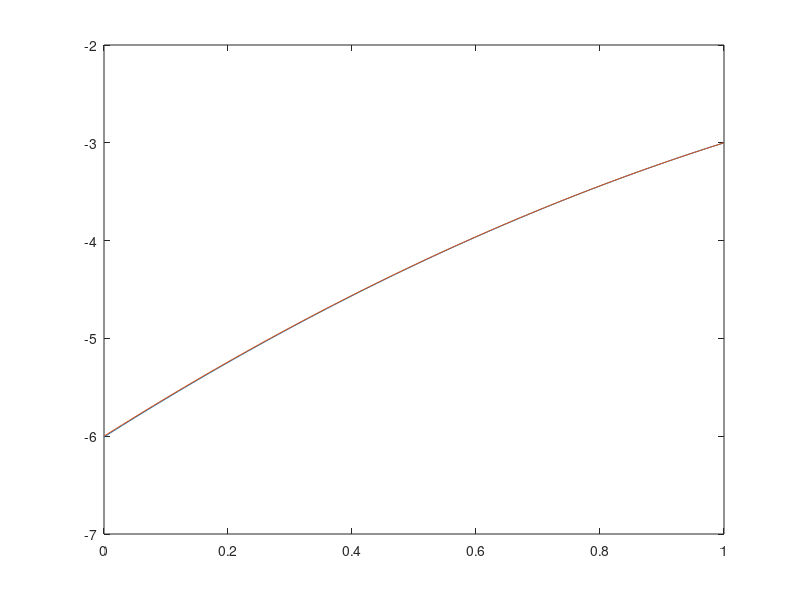
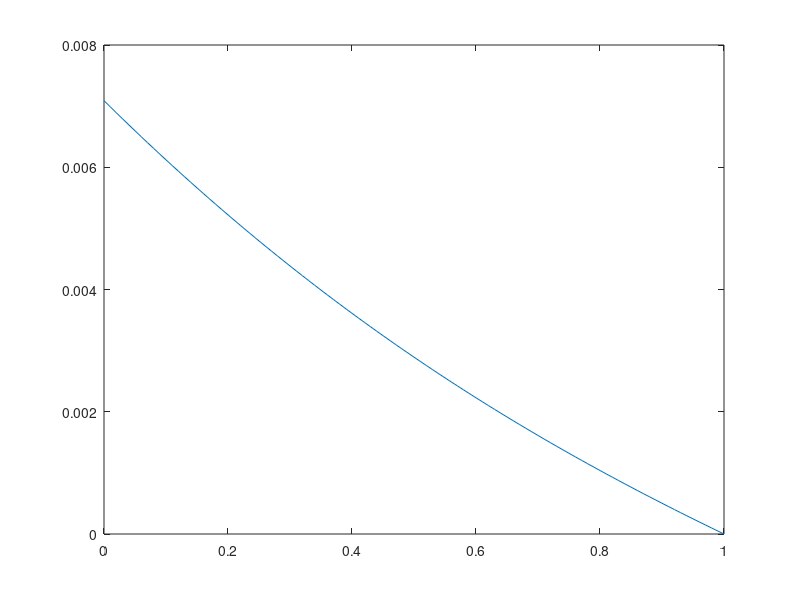

Here is the MATLAB script that generated these plots, in order:
% SCRIPT PARA LA RESOLUCIÓN DE UN PROBLEMA DE CONTORNO MEDIANTE EL MÉTODO DE TIRO
%
% Descripción del problema:
% Este script resuelve numéricamente el siguiente problema de valor de contorno
% lineal de segundo orden:
%
%     -x''(t) + (1 - t/2)x'(t) + x(t) = 0,   para t en el intervalo [0, 1]
%     x'(0) = 4
%     x(1) = -3
%
% Método de resolución:
% Se emplea el "Método de tiro" para transformar este problema de contorno en 
% la resolución de dos problemas de valor inicial (PVI) independientes:
%   - y_1(t) con valores iniciales (y_1(0), y_1'(0)) = (0, 4)
%   - y_2(t) con valores iniciales (y_2(0), y_2'(0)) = (1, 0)
%
% Ambos PVI se aproximan utilizando el Método de Euler explícito con N=100 
% subintervalos. Posteriormente, se combinan linealmente las soluciones para 
% forzar que se cumpla la condición final x(1) = -3.
%
% Finalmente, el script compara la aproximación con la solución exacta 
% analítica x(t) = -t^2 + 4t - 6, calcula el error máximo cometido en 
% la malla y representa gráficamente los resultados.


%Resolvemos y1
%el sistema es equivalente a 
%x' = y
%y' = (1-t/2)y +x
%con valor inicial (x(0),y(0)) = (0,4)
%Resolvemos y1
%el sistema es equivalente a 
%
%x' = y
%y' = (1-t/2)y +x
%con valor inicial (x(0),y(0)) = (0,4)

f = @(t,x) [x(2); (1-t/2)*x(2) + x(1)];  %x = [x,y]
intervalo = [0,1];
N= 100;
h = (intervalo(2)-intervalo(1))/N;
t = linspace(intervalo(1),intervalo(2),N+1)';


m_eulerExplicito = @(t,x) x + h*f(t,x)';



%Resolvemos y1
y1_0 = [0,4];
y_1(1,:) = y1_0; %y_1 = [y1,y1']

for i = 1:N
    y_1(i+1,:) = m_eulerExplicito(t(i), y_1(i,:));
end

%Resolvemos y2
y2_0 = [1,0];
y_2(1,:) = y2_0; %y_2 = [y2,y2']


for i = 1:N
    y_2(i+1,:) = m_eulerExplicito(t(i), y_2(i,:));
end

%Construimos la sol aproximada

x = y_1(:,1) + ((-3-y_1(end,1))/y_2(end,1))*y_2(:,1);
sol_exacta = -t.^2 +4*t-6;

error = abs(x-sol_exacta);
max_error = max(error);
fprintf("El error maximo cometido es: %e",max_error);

figure;
plot(t,x);
hold on;
plot(t, sol_exacta);

pause(2);

figure;
plot(t,error);
